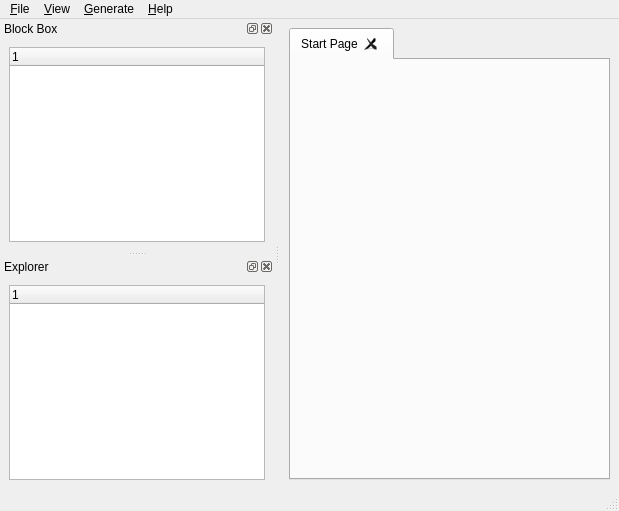
<?xml version="1.0" encoding="UTF-8"?>
<ui version="4.0">
 <class>MainWindow</class>
 <widget class="QMainWindow" name="MainWindow">
  <property name="geometry">
   <rect>
    <x>0</x>
    <y>0</y>
    <width>619</width>
    <height>511</height>
   </rect>
  </property>
  <property name="windowTitle">
   <string>MainWindow</string>
  </property>
  <property name="unifiedTitleAndToolBarOnMac">
   <bool>false</bool>
  </property>
  <widget class="QWidget" name="centralwidget">
   <layout class="QHBoxLayout" name="horizontalLayout">
    <item>
     <widget class="QTabWidget" name="tabExplorer">
      <property name="currentIndex">
       <number>0</number>
      </property>
      <property name="tabsClosable">
       <bool>true</bool>
      </property>
      <widget class="QWidget" name="tab">
       <attribute name="title">
        <string>Start Page</string>
       </attribute>
      </widget>
     </widget>
    </item>
   </layout>
  </widget>
  <widget class="QMenuBar" name="menubar">
   <property name="geometry">
    <rect>
     <x>0</x>
     <y>0</y>
     <width>619</width>
     <height>21</height>
    </rect>
   </property>
   <widget class="QMenu" name="menu_File">
    <property name="title">
     <string>&amp;File</string>
    </property>
    <addaction name="action_New_System"/>
    <addaction name="action_Save"/>
    <addaction name="actionSave_All"/>
    <addaction name="action_Load"/>
    <addaction name="separator"/>
    <addaction name="action_Export"/>
    <addaction name="separator"/>
    <addaction name="action_Close"/>
   </widget>
   <widget class="QMenu" name="menu_View">
    <property name="title">
     <string>&amp;View</string>
    </property>
    <addaction name="action_Block_Box"/>
    <addaction name="actionExplorer"/>
   </widget>
   <widget class="QMenu" name="menu_Generate">
    <property name="title">
     <string>&amp;Generate</string>
    </property>
    <addaction name="action_Generate_Code"/>
   </widget>
   <widget class="QMenu" name="menu_About">
    <property name="title">
     <string>&amp;Help</string>
    </property>
    <addaction name="action_About"/>
   </widget>
   <addaction name="menu_File"/>
   <addaction name="menu_View"/>
   <addaction name="menu_Generate"/>
   <addaction name="menu_About"/>
  </widget>
  <widget class="QStatusBar" name="statusbar"/>
  <widget class="QDockWidget" name="BlockBox">
   <property name="sizePolicy">
    <sizepolicy hsizetype="Fixed" vsizetype="Preferred">
     <horstretch>100</horstretch>
     <verstretch>0</verstretch>
    </sizepolicy>
   </property>
   <property name="maximumSize">
    <size>
     <width>524287</width>
     <height>524287</height>
    </size>
   </property>
   <property name="sizeIncrement">
    <size>
     <width>150</width>
     <height>0</height>
    </size>
   </property>
   <property name="baseSize">
    <size>
     <width>150</width>
     <height>0</height>
    </size>
   </property>
   <property name="windowTitle">
    <string>Block Box</string>
   </property>
   <attribute name="dockWidgetArea">
    <number>1</number>
   </attribute>
   <widget class="QWidget" name="dockWidgetContents">
    <layout class="QVBoxLayout" name="verticalLayout">
     <item>
      <widget class="QTreeWidget" name="blockTree">
       <column>
        <property name="text">
         <string notr="true">1</string>
        </property>
       </column>
      </widget>
     </item>
    </layout>
   </widget>
  </widget>
  <widget class="QDockWidget" name="Explorer">
   <property name="windowTitle">
    <string>Explorer</string>
   </property>
   <attribute name="dockWidgetArea">
    <number>1</number>
   </attribute>
   <widget class="QWidget" name="dockWidgetContents_2">
    <layout class="QVBoxLayout" name="verticalLayout_2">
     <item>
      <widget class="QTreeWidget" name="explorerTree">
       <column>
        <property name="text">
         <string notr="true">1</string>
        </property>
       </column>
      </widget>
     </item>
    </layout>
   </widget>
  </widget>
  <action name="action_Close">
   <property name="text">
    <string>&amp;Close</string>
   </property>
  </action>
  <action name="action_New_System">
   <property name="text">
    <string>&amp;New System</string>
   </property>
   <property name="shortcut">
    <string>Ctrl+N</string>
   </property>
  </action>
  <action name="action_Save">
   <property name="text">
    <string>&amp;Save</string>
   </property>
   <property name="shortcut">
    <string>Ctrl+S</string>
   </property>
  </action>
  <action name="action_Load">
   <property name="text">
    <string>&amp;Load</string>
   </property>
   <property name="shortcut">
    <string>Ctrl+O</string>
   </property>
  </action>
  <action name="action_Export">
   <property name="text">
    <string>&amp;Export as Block</string>
   </property>
   <property name="shortcut">
    <string>Ctrl+E</string>
   </property>
  </action>
  <action name="action_Block_Box">
   <property name="checkable">
    <bool>true</bool>
   </property>
   <property name="checked">
    <bool>true</bool>
   </property>
   <property name="text">
    <string>&amp;Block Box</string>
   </property>
  </action>
  <action name="action_About">
   <property name="text">
    <string>&amp;About</string>
   </property>
  </action>
  <action name="action_Generate_Code">
   <property name="text">
    <string>&amp;VHDL Code</string>
   </property>
  </action>
  <action name="actionExplorer">
   <property name="checkable">
    <bool>true</bool>
   </property>
   <property name="checked">
    <bool>true</bool>
   </property>
   <property name="text">
    <string>Explorer</string>
   </property>
  </action>
  <action name="actionSave_All">
   <property name="text">
    <string>Save &amp;All</string>
   </property>
  </action>
 </widget>
 <resources/>
 <connections>
  <connection>
   <sender>action_Block_Box</sender>
   <signal>toggled(bool)</signal>
   <receiver>BlockBox</receiver>
   <slot>setVisible(bool)</slot>
   <hints>
    <hint type="sourcelabel">
     <x>-1</x>
     <y>-1</y>
    </hint>
    <hint type="destinationlabel">
     <x>136</x>
     <y>255</y>
    </hint>
   </hints>
  </connection>
  <connection>
   <sender>actionExplorer</sender>
   <signal>toggled(bool)</signal>
   <receiver>Explorer</receiver>
   <slot>setVisible(bool)</slot>
   <hints>
    <hint type="sourcelabel">
     <x>-1</x>
     <y>-1</y>
    </hint>
    <hint type="destinationlabel">
     <x>136</x>
     <y>374</y>
    </hint>
   </hints>
  </connection>
 </connections>
</ui>
